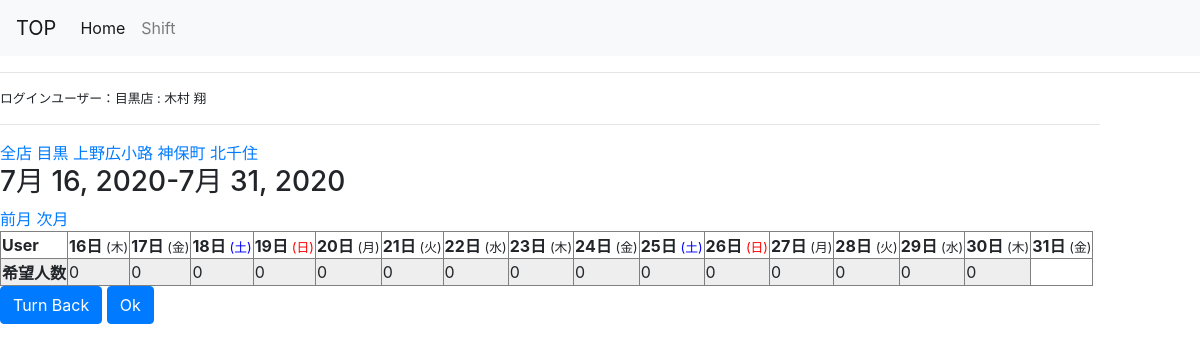
The page /shop/1/shopshift_list/ (signed in) on the database its author committed.
### register/models.py (models this page shows, shortened)
class User(AbstractBaseUser, PermissionsMixin):
    email = models.EmailField(_('email address'), unique=True)
    first_name = models.CharField(_('first name'), max_length=30, blank=True)
    last_name = models.CharField(_('last name'), max_length=150, blank=True)
    is_staff = models.BooleanField(
        _('staff status'),
        default=False,
        help_text=_(
            'Designates whether the user can log into this admin site.'),
    )
    is_active = models.BooleanField(
        _('active'),
        default=True,
        help_text=_(
            'Designates whether this user should be treated as active. '
            'Unselect this instead of deleting accounts.'
        ),
    )
    date_joined = models.DateTimeField(_('date joined'), default=timezone.now)
    objects = CustomUserManager()
    EMAIL_FIELD = 'email'
    USERNAME_FIELD = 'email'
    REQUIRED_FIELDS = []
    class Meta:
        verbose_name = _('user')
        verbose_name_plural = _('users')

class Shops(models.Model):
    SHOP_CHOICES = (
    ('1', '目黒'),
    ('2', '狛江'),
    ('3', '神保町'),
    ('4', '上野広小路'),
    ('5', '北千住'),)
    shop = models.CharField("店舗", max_length=3,choices=SHOP_CHOICES, blank=True,default=1)
    user = models.OneToOneField(settings.AUTH_USER_MODEL,on_delete=models.CASCADE,)
    def __str__(self):
        return self.shop

### app/views.py (the view)
# urls.py: path('shop/<int:shops_pk>/shopshift_list/', views.ShopShiftList.as_view(), name='shopshift_list'),
class ShopShiftList(mixins.ShopShiftWithScheduleMixin, generic.TemplateView):
    model = Schedule
    template_name = 'app/shopshift_list.html'
    date_field = 'date'
    def get_context_data(self, **kwargs):
        context = super().get_context_data(**kwargs)
        shop = get_object_or_404(Shops, pk=self.kwargs['shops_pk'])
        context['shops']= User.objects.filter(shops__shop=shop)
        calendar_context = self.get_week_calendar()
        context.update(calendar_context)
        return context

### app/mixins.py (called while the page is built, shortened)
    def setup_calendar(self):
        self._calendar = calendar.Calendar(self.first_weekday)

    def get_previous_week(self, date):
        if date.month == 1 and date.day ==16:
            return date.replace(year=date.year-1, month=12,day=16)
        if date.month == 1 and date.day ==1:
            return date.replace(year=date.year-1, month=12,day=1)
        if date.day == 16:
            return date.replace(month =date.month -1 ,day = 16)
        if date.day == 1:
            return date.replace(month =date.month -1 ,day = 1)

    def name(self):
        weekname=['月','火','水','木','金','土','日']
        name=[]
        week=[]
        day = self.get_week_days()
        for l in day:
            name.append(l.weekday())
        for nn in name:
            week.append(weekname[nn])
        return week

    def get_week_calendar(self):
        self.setup_calendar()
        days = self.get_week_days()
        first = days[0]
        last = days[-1]
        ago = self.get_previous_week(first)
        calendar_data = {
            'now': datetime.date.today(),
            'week_days': days,
            'week_previous': ago,
            'week_next': first ,
            'week_names': self.name(),
            'week_first': first,
            'week_last': last,
        }
        return calendar_data

    def get_week_schedules(self, start, end, days):
        shop = get_object_or_404(Shops, pk=self.kwargs['shops_pk'])
        user= User.objects.filter(shops__shop=shop)
        b =[]
        for a in user:
            b.append(a)
        print(b)
        lookup = {
            '{}__range'.format(self.date_field): (start, end),
        }
        queryset = self.model.objects.filter(**lookup)
        days = {day: [] for day in days}
        df = pd.DataFrame(days)
        df.loc["希望人数"]=0
        a=1
        df.fillna(" ", inplace=True)
        df_bool = (df == ' ')
        df_bool.sum()
        dfnum=[]
        for m in df_bool.sum():
            dfnum.append(m)
        num=len(df)-1 #全体人数
        df_num=[]
        for a in dfnum:
            b=num-a
            df_num.append(b)
        df.loc["希望人数"]=df_num
        return df

    def get_week_calendar(self):
        calendar_context = super().get_week_calendar()
        calendar_context['df'] = self.get_week_schedules(
            calendar_context['week_first'],
            calendar_context['week_last'],
            calendar_context['week_days']
        )
        return calendar_context

### app/templates/app/shopshift_list.html (shortened to what this page needs)
{% extends "register/base.html" %}
{% block content %}
{% load static %}
<a href="{% url 'app:shift_list' %}" >全店</a>
<a href="{% url 'app:shopshift_list' 1 %}" >目黒</a>
<a href="{% url 'app:shopshift_list' 7 %}">上野広小路</a>
<a href="{% url 'app:shopshift_list' 4 %}">神保町</a>
<a href="{% url 'app:shopshift_list' 8 %}">北千住</a><br>
<h3>{{ week_first}}-{{ week_last }}</h3>
<a href="{% url 'app:shift_list'  week_previous.year week_previous.month week_previous.day %}">前月</a>
<a href="{% url 'app:shift_list'  week_next.year week_next.month week_previous.day %}">次月</a>
<table border="1">
    <th>User</th>
    {% for day in df %}
    <th>{{day | date:"j" }}日 {% if day|date:"D" == "日" %}
        <small>
            <span style="color: #F00;">({{ day | date:"D" }})</span>
        </small></td>
        {% elif day|date:"D" == "土" %}
        <small>
            <span style="color:#0000FF">({{ day | date:"D" }})</span>
        </small></td>
        {% else %}
        <small>
        ({{ day|date:"D" }})
    </small></td>
       {% endif %}{% endfor %}
    {% for index,row in df.iterrows %}
    {% if index == "希望人数" %}
    <tr>
        <th bgcolor="#EEEEEE">{{index}}</th>
        <td  bgcolor="#EEEEEE">{{row.0}}</td>
        <td  bgcolor="#EEEEEE">{{row.1}}</td>
        <td  bgcolor="#EEEEEE">{{row.2}}</td>
        <td  bgcolor="#EEEEEE">{{row.3}}</td>
        <td  bgcolor="#EEEEEE">{{row.4}}</td>
        <td  bgcolor="#EEEEEE">{{row.5}}</td>
        <td  bgcolor="#EEEEEE">{{row.6}}</td>
        <td  bgcolor="#EEEEEE">{{row.7}}</td>
        <td  bgcolor="#EEEEEE">{{row.8}}</td>
        <td  bgcolor="#EEEEEE">{{row.9}}</td>
        <td  bgcolor="#EEEEEE">{{row.10}}</td>
        <td  bgcolor="#EEEEEE">{{row.11}}</td>
        <td  bgcolor="#EEEEEE">{{row.12}}</td>
        <td  bgcolor="#EEEEEE">{{row.13}}</td>
        <td  bgcolor="#EEEEEE">{{row.14}}</td>
    </tr>
{% endif %}
{% endfor %}
</table>
        <a href="{% url 'app:month_with_forms' user.pk %}" >
        <button type="submit" class="btn btn-primary">Turn Back</button></a>
        <a href="{% url 'register:top' %}" >
            <button type="submit" class="btn btn-primary">Ok</button></a>
{% endblock %}

### register/templates/register/base.html (shortened to what this page needs)
{% load static %}
<head>
    <link rel="stylesheet" href="https://stackpath.bootstrapcdn.com/bootstrap/4.3.1/css/bootstrap.min.css">
<head>
  {% if user.is_superuser %}
    <nav class="navbar navbar-expand-lg navbar-light bg-light">
        <a class="navbar-brand" href="#">TOP</a>
        <button class="navbar-toggler" type="button" data-toggle="collapse" data-target="#navbarNavDropdown" aria-controls="navbarNavDropdown" aria-expanded="false" aria-label="Toggle navigation">
          <span class="navbar-toggler-icon"></span>
        </button>
        <div class="collapse navbar-collapse" id="navbarNavDropdown">
          <ul class="navbar-nav">
            <li class="nav-item active">
              <a class="nav-link" href="{% url 'register:top' %}">Home <span class="sr-only">(current)</span></a>
            </li>
            <li class="nav-item">
              <a class="nav-link" href="{% url 'register:user_list'%}">UserList</a>
            </li>
            <li class="nav-item">
              <a class="nav-link" href="{% url 'app:month_with_forms' user.pk  %}">Shift</a>
            </li>
            <li class="nav-item">
              <a class="nav-link" href="{% url 'app:shift_list' %}">Shift確認</a>
            </li>
            <li class="nav-item dropdown">
              <a class="nav-link dropdown-toggle" href="#" id="navbarDropdownMenuLink" role="button" data-toggle="dropdown" aria-haspopup="true" aria-expanded="false">
                Dropdown link
              </a>
              <div class="dropdown-menu" aria-labelledby="navbarDropdownMenuLink">
                <a class="dropdown-item" href="{% url 'app:week_with_schedule' user.pk %}">Action</a>
                <a class="dropdown-item" href="{% url 'app:mycalendar' user.pk %}">Another action</a>
                <a class="dropdown-item" href="#">Something else here</a>
              </div></li>
              </ul>
        </div>
      </nav><hr>
      <div class="mgr-10"><small>ログインユーザー：{{user.shops.get_shop_display}}店&nbsp;:&nbsp;{{ user.last_name }}&nbsp;{{user.first_name}}</small><hr></div>
  {% else %}
  <nav class="navbar navbar-expand-lg navbar-light bg-light">
    <a class="navbar-brand" href="#">TOP</a>
    <div class="collapse navbar-collapse" id="navbarNavDropdown">
      <ul class="navbar-nav">
        <li class="nav-item active">
          <a class="nav-link" href="{% url 'register:top' %}">Home <span class="sr-only">(current)</span></a>
        </li>
        <li class="nav-item">
          <a class="nav-link" href="{% url 'app:month_with_forms' user.pk  %}">Shift</a>
        </li>
          </div></li>
  </nav><hr>
  <div class="mgr-10"><small>ログインユーザー：{{user.shops.get_shop_display}}店&nbsp;:&nbsp;{{ user.last_name }}&nbsp;{{user.first_name}}</small><hr></div>
      {% endif %}
        {% block content %}{% endblock %}</div>
</html>

### register/templates/register/base.html (style rules this page uses)
.mgr-10 { margin-right : 100px; }

### app/templates/app/shopshift_list.html (style rules this page uses)
.mgr-10 { margin-right : 100px; }

### rows shown on the page
User: shops.shop "目黒", last_name "木村", first_name "翔"

### other values the page prints
{{ week_first }} "7月 16, 2020"
{{ week_last }} "7月 31, 2020"
{{ day | date:"j" }} "16" "17" "18" "19" "20" "21" "22" "23" "24" "25" "26" "27" "28" "29" "30" "31"
{{ day|date:"D" }} "木" "金" "月" "火" "水" "木" "金" "月" "火" "水" "木" "金"
{{ day | date:"D" }} "土" "土"
{{ day | date:"D" }} "日" "日"
{{ index }} "希望人数"
{{ row.0 }} "0"
{{ row.1 }} "0"
{{ row.2 }} "0"
{{ row.3 }} "0"
{{ row.4 }} "0"
{{ row.5 }} "0"
{{ row.6 }} "0"
{{ row.7 }} "0"
